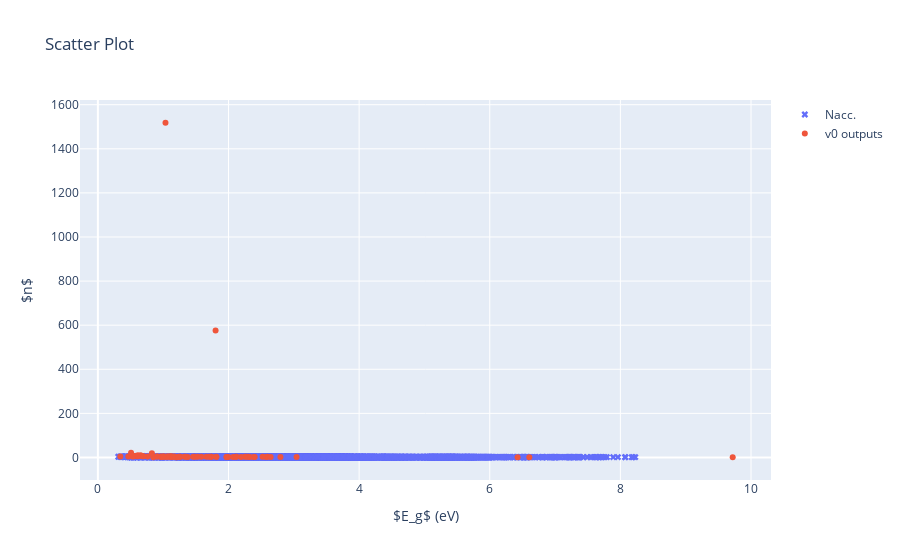

Notebook source saved alongside this figure:
### Code cell
import plotly.express as px
import plotly.graph_objects as go

gap_naccarato = [strucs_naccarato[mpid]["attributes"]["_naccarato_gga_bandgap"] for mpid in strucs_naccarato]
refractive_index_naccarato = [strucs_naccarato[mpid]["attributes"]["_naccarato_refractive_index"] for mpid in strucs_naccarato]

# Data
data_naccarato = {'x': gap_naccarato, 'y': refractive_index_naccarato}
data_outputs = {'x': df_outputs['bandgap'], 'y': df_outputs['refractive_index']}

# Scatter plot for Nacc.
scatter_naccarato = go.Scatter(
    x=data_naccarato['x'],
    y=data_naccarato['y'],
    mode='markers',
    marker=dict(symbol='x'),
    name='Nacc.'
)

# Scatter plot for MP pred.
scatter_mp_pred = go.Scatter(
    x=data_outputs['x'],
    y=data_outputs['y'],
    mode='markers',
    # error_y=data_outputs['error_y'],
    # marker='.',
    # line=dict(color='darkorange'),
    name='v0 outputs',
    text=[mpid for mpid in df_outputs.index.values]
)

# Layout
layout = go.Layout(
    title=dict(text='Scatter Plot'),
    xaxis=dict(title='$E_g$ (eV)', showgrid=True),
    yaxis=dict(title='$n$', showgrid=True),
    legend=dict(font=dict(size=12))
)

# Create figure
fig = go.Figure(data=[scatter_naccarato, scatter_mp_pred], layout=layout)

# Show figure
fig.show()

### Figure 1 — Plotly figure (JSON) as saved in the notebook; plotly's stock layout.template omitted (floating-point values rounded to 4 significant figures; data arrays with more than 128 entries replaced by an {"elided": "..."} marker saying what was removed)
{"data": [{"marker": {"symbol": "x"}, "mode": "markers", "name": "Nacc.", "type": "scatter", "x": {"elided": "4001 float values"}, "y": {"elided": "4001 float values"}}, {"mode": "markers", "name": "v0 outputs", "text": ["mp-1184657", "mp-1217272", "mp-1238815", "mp-1077840", "mp-1143773", "mp-1019742", "mp-1212307", "mp-1189150", "mp-1206551", "mp-1209139", "mp-1120759", "mp-1184766", "mp-1101771", "mp-1215632", "mp-1030319", "mp-983565", "mp-1025988", "mp-567551", "mp-169", "mp-730101", "mp-1018807", "mp-1007907", "mp-675146", "mp-1227504", "mp-1232653", "mp-1214784", "mp-568696", "mp-1102288", "mp-1188848", "mp-1198022", "mp-1216578", "mp-1102833", "mp-1102015", "mp-1025576", "mp-1222458", "mp-1212011", "mp-567178", "mp-1187792", "mp-34763", "mp-675100", "mp-1192914", "mp-1217385", "mp-568735", "mp-1228611", "mp-1203760", "mp-1211832", "mp-1027818", "mp-1227486", "mp-1227512", "mp-1227508", "mp-655591", "mp-570791", "mp-1271164", "mp-1192803", "mp-542826", "mp-1194087", "mp-27532", "mp-29212", "mp-2084", "mp-1193142", "mp-706531", "mp-1208143", "mp-1224514", "mp-1195735", "mp-1218909", "mp-568020", "mp-1222357", "mp-1218953", "mp-17153", "mp-570641", "mp-28334", "mp-567928", "mp-676516", "mp-1225956", "mp-1224555", "mp-1205061"], "type": "scatter", "x": [0.5904, 1.085, 3.042, 0.5529, 6.605, 6.427, 0.8484, 0.4657, 0.5607, 0.5078, 1.377, 0.7609, 1.123, 1.201, 2.596, 1.487, 2.576, 1.971, 0.5312, 9.72, 1.254, 1.035, 1.659, 1.17, 1.038, 1.003, 1.814, 0.6819, 0.9071, 1.143, 1.115, 1.119, 1.736, 1.153, 2.402, 1.102, 2.387, 0.958, 1.585, 1.459, 1.802, 0.6157, 1.998, 2.521, 1.065, 2.071, 1.736, 1.348, 1.261, 1.011, 2.645, 1.97, 2.795, 2.302, 1.234, 2.27, 1.813, 2.326, 0.9667, 2.251, 0.3435, 2.192, 0.6566, 0.6992, 0.657, 1.057, 0.8269, 0.6133, 0.9713, 1.7, 1.528, 0.9988, 0.9069, 2.112, 2.122, 1.325], "y": [5.57, 4.354, 2.64, 5.192, 1.474, 1.474, 1, 4.907, 6.335, 21.8, 1.693, 4.919, 4.351, 1, 3.104, 3.114, 2.689, 2.653, 4.2, 1.058, 3.419, 1518.0, 3.392, 3.931, 3.569, 4.315, 2.651, 5.07, 4.063, 3.602, 4.04, 4.247, 2.86, 2.98, 2.679, 3.423, 2.34, 3.442, 2.865, 3.404, 575.9, 5.938, 2.655, 2.815, 4.665, 1.827, 2.925, 3.408, 3.82, 4.022, 2.617, 2.654, 2.227, 2.822, 3.373, 2.824, 2.861, 2.482, 4.303, 2.792, 4.951, 2.527, 9.166, 6.022, 8.487, 3.371, 19.28, 10.5, 2.935, 2.833, 3.099, 3.301, 4.079, 2.76, 2.751, 3.288]}], "layout": {"legend": {"font": {"size": 12}}, "title": {"text": "Scatter Plot"}, "xaxis": {"showgrid": true, "title": {"text": "$E_g$ (eV)"}}, "yaxis": {"showgrid": true, "title": {"text": "$n$"}}}}
